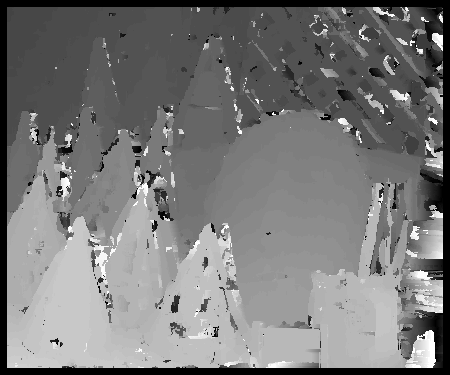
#> input picture cones/depth_spe.png, 450 x 375 px
$ python evaldisp.py cones/depth_spe.png cones/depth_spe.png cones/depth_spe.png
#> lines starting #> are read from the running program, lines starting #| are printed output that depends on the picture; after the words box and inside, x2 and y2 are one past the last pixel; in counts of white or black regions, pixels touching at a corner belong together
#> in main, GT is the input picture: shape (375, 450); min 0, max 255, mean 121
#!/usr/bin/env python3
# -*- coding: utf-8 -*-
"""
Petit code d'évaluation des disparités, avec gestion des occultations.
MàJ 20/03/2022
"""

import sys
import numpy as np
#import matplotlib.pyplot as plt
from skimage import io

def evaldisp(GT, occl, disp):
    # mise à l'échelle pixellique normale des disparités et de la vérité
    GT = GT / 4.
    disp = disp / 4.
    # occultations passées en type binaire (1 = visible, 0 = occultation)
    occl = occl > 0
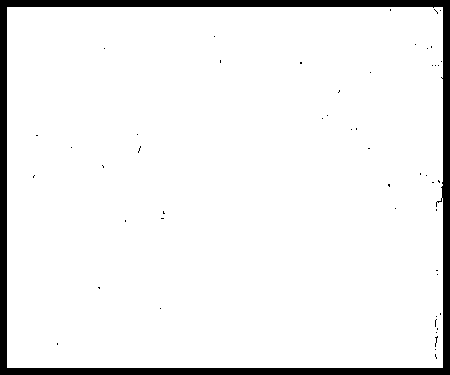
#> occl: shape (375, 450) bool; 93.2% white; 51 black regions (50 under 20 px), largest, box (x1, y1, x2, y2) and area: (0, 0, 450, 375) 11386
    #plt.figure()
    #plt.imshow(occl, cmap='gray')

    # disparités estimées invalides quand disp fixée à 0 par l'algo de correspondance (1 = valide, 0 = invalide)
    inval = disp > 0
    #plt.figure()
    #plt.imshow(inval, cmap='gray')

    # masque pour évaluer les erreurs en ignorant les occultations et estimations invalides
    Meval = occl & inval
    #plt.figure()
    #plt.imshow(Meval, cmap='gray')

    # mesures d'erreur des disparités estimées

    nbpts_Meval = np.count_nonzero(Meval)
#> nbpts_Meval = 157243
    abserrmap = np.absolute(GT-disp) * Meval
#> abserrmap: shape (375, 450) float64; every value is 0
    #plt.figure()
    #plt.imshow(abserrmap, cmap='jet')

    # mesure de l'erreur moyenne des disparités
    errmoy = np.sum(abserrmap) / nbpts_Meval
#> errmoy = 0

    # mesure du pourcentage de points de disparité > seuil ; les erreurs d'occultations sont comptées ici
    nbpts_total = GT.shape[0]*GT.shape[1]
#> nbpts_total = 168750
    s1 = 1
    s2 = 2

    occevalmap = (occl != inval)
#> occevalmap: shape (375, 450) bool; every value is 0
    #plt.figure()
    #plt.imshow(occevalmap, cmap='gray')
    s1map = (abserrmap > s1) | (occevalmap)
    #plt.figure()
    #plt.imshow(s1map, cmap='gray')
    s2map = (abserrmap > s2) | (occevalmap)
    #plt.figure()
    #plt.imshow(s2map, cmap='gray')

    ps1 = np.count_nonzero(s1map) / nbpts_total
#> ps1 = 0
    ps2 = np.count_nonzero(s2map) / nbpts_total
#> ps2 = 0

    return errmoy, ps1, ps2


def main(fgt, foccl, fdisp):
    GT = io.imread(fgt)
    occl = io.imread(foccl) # occultations point de vue image gauche
    disp = io.imread(fdisp)

    assert GT.shape == occl.shape == disp.shape, "Les images de cartes de disparités et d'occultations d'entrée n'ont pas les mêmes dimensions !"


    errmoy, ps1, ps2 = evaldisp(GT, occl, disp)
#> errmoy = 0; ps1 = 0; ps2 = 0

    print("Erreur moyenne des disparités estimées (hors estimations invalides et occultations) = {:.2f} px".format(errmoy))
#| Erreur moyenne des disparités estimées (hors estimations invalides et occultations) = 0.00 px
    print("Pourcentage de disparités dont l'erreur est > à 1 px (y compris erreurs d'occultations) = {:.2f} %".format(ps1*100.))
#| Pourcentage de disparités dont l'erreur est > à 1 px (y compris erreurs d'occultations) = 0.00 %
    print("Pourcentage de disparités dont l'erreur est > à 2 px (y compris erreurs d'occultations) = {:.2f} %".format(ps2*100.))
#| Pourcentage de disparités dont l'erreur est > à 2 px (y compris erreurs d'occultations) = 0.00 %


if __name__ == '__main__':
    # arguments
    assert len(sys.argv) == 4, "Il faut 3 arguments : evaldisp.py disparites_verite.png occultations_verite.png disparites_estimees.png"

    main(sys.argv[1], sys.argv[2], sys.argv[3])

$ run again, on cones/disp2.png
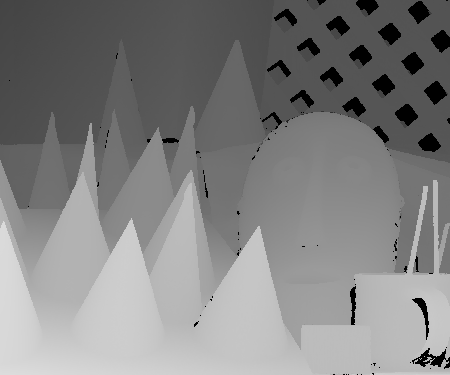
#> input picture cones/disp2.png, 450 x 375 px
#> in main, GT is the input picture: shape (375, 450); min 0, max 220, mean 129.8
#> in evaldisp, `GT = GT / 4.`:
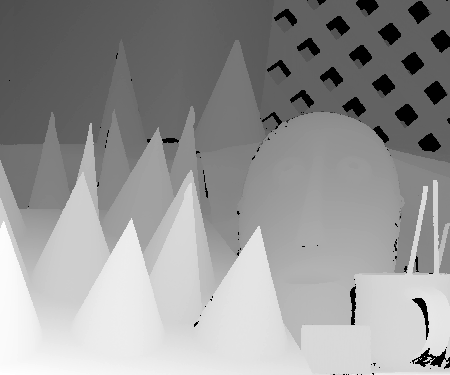
#> GT: shape (375, 450) float64; min 0, max 55, mean 32.5; drawn with min black and max white
#> in evaldisp, `occl = occl > 0`:
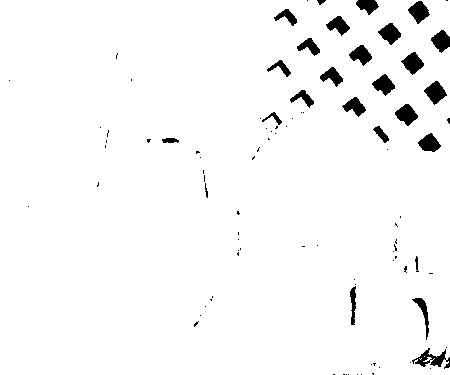
#> occl: shape (375, 450) bool; 96.8% white; 93 black regions (67 under 20 px), largest, box (x1, y1, x2, y2) and area: (412, 348, 450, 369) 318, (424, 81, 447, 105) 306, (395, 104, 418, 126) 297
#> nbpts_Meval = 163321
#> abserrmap: shape (375, 450) float64; every value is 0
#> in evaldisp, `errmoy = np.sum(abserrmap) / nbpts_Meval`: errmoy = 0
#> occevalmap: shape (375, 450) bool; every value is 0
#| Erreur moyenne des disparités estimées (hors estimations invalides et occultations) = 0.00 px
#| Pourcentage de disparités dont l'erreur est > à 1 px (y compris erreurs d'occultations) = 0.00 %
#| Pourcentage de disparités dont l'erreur est > à 2 px (y compris erreurs d'occultations) = 0.00 %
